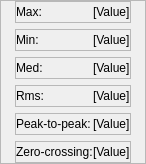
                                  <widget class="QWidget" name="page_6">
                                   <property name="geometry">
                                    <rect>
                                     <x>0</x>
                                     <y>0</y>
                                     <width>134</width>
                                     <height>156</height>
                                    </rect>
                                   </property>
                                   <attribute name="label">
                                    <string>· Summary</string>
                                   </attribute>
                                   <layout class="QVBoxLayout" name="verticalLayout_54">
                                    <property name="spacing">
                                     <number>0</number>
                                    </property>
                                    <property name="leftMargin">
                                     <number>0</number>
                                    </property>
                                    <property name="topMargin">
                                     <number>0</number>
                                    </property>
                                    <property name="rightMargin">
                                     <number>0</number>
                                    </property>
                                    <property name="bottomMargin">
                                     <number>0</number>
                                    </property>
                                    <item>
                                     <widget class="QFrame" name="frame_22">
                                      <property name="styleSheet">
                                       <string notr="true">font-size:12px;</string>
                                      </property>
                                      <property name="frameShape">
                                       <enum>QFrame::StyledPanel</enum>
                                      </property>
                                      <property name="frameShadow">
                                       <enum>QFrame::Raised</enum>
                                      </property>
                                      <layout class="QVBoxLayout" name="verticalLayout_55">
                                       <property name="spacing">
                                        <number>6</number>
                                       </property>
                                       <property name="leftMargin">
                                        <number>14</number>
                                       </property>
                                       <property name="topMargin">
                                        <number>0</number>
                                       </property>
                                       <property name="rightMargin">
                                        <number>14</number>
                                       </property>
                                       <property name="bottomMargin">
                                        <number>0</number>
                                       </property>
                                       <item>
                                        <widget class="QFrame" name="frame_34">
                                         <property name="styleSheet">
                                          <string notr="true">font-weight:1;</string>
                                         </property>
                                         <property name="frameShape">
                                          <enum>QFrame::StyledPanel</enum>
                                         </property>
                                         <property name="frameShadow">
                                          <enum>QFrame::Raised</enum>
                                         </property>
                                         <layout class="QHBoxLayout" name="horizontalLayout_24">
                                          <property name="spacing">
                                           <number>0</number>
                                          </property>
                                          <property name="leftMargin">
                                           <number>0</number>
                                          </property>
                                          <property name="topMargin">
                                           <number>0</number>
                                          </property>
                                          <property name="rightMargin">
                                           <number>0</number>
                                          </property>
                                          <property name="bottomMargin">
                                           <number>0</number>
                                          </property>
                                          <item>
                                           <widget class="QLabel" name="label_22">
                                            <property name="text">
                                             <string>Max:</string>
                                            </property>
                                           </widget>
                                          </item>
                                          <item>
                                           <spacer name="horizontalSpacer_9">
                                            <property name="orientation">
                                             <enum>Qt::Horizontal</enum>
                                            </property>
                                            <property name="sizeHint" stdset="0">
                                             <size>
                                              <width>90</width>
                                              <height>20</height>
                                             </size>
                                            </property>
                                           </spacer>
                                          </item>
                                          <item>
                                           <widget class="QLabel" name="label_23">
                                            <property name="text">
                                             <string>[Value]</string>
                                            </property>
                                           </widget>
                                          </item>
                                         </layout>
                                        </widget>
                                       </item>
                                       <item>
                                        <widget class="QFrame" name="frame_35">
                                         <property name="styleSheet">
                                          <string notr="true">font-weight:1;</string>
                                         </property>
                                         <property name="frameShape">
                                          <enum>QFrame::StyledPanel</enum>
                                         </property>
                                         <property name="frameShadow">
                                          <enum>QFrame::Raised</enum>
                                         </property>
                                         <layout class="QHBoxLayout" name="horizontalLayout_25">
                                          <property name="spacing">
                                           <number>0</number>
                                          </property>
                                          <property name="leftMargin">
                                           <number>0</number>
                                          </property>
                                          <property name="topMargin">
                                           <number>0</number>
                                          </property>
                                          <property name="rightMargin">
                                           <number>0</number>
                                          </property>
                                          <property name="bottomMargin">
                                           <number>0</number>
                                          </property>
                                          <item>
                                           <widget class="QLabel" name="label_24">
                                            <property name="text">
                                             <string>Min:</string>
                                            </property>
                                           </widget>
                                          </item>
                                          <item>
                                           <spacer name="horizontalSpacer_10">
                                            <property name="orientation">
                                             <enum>Qt::Horizontal</enum>
                                            </property>
                                            <property name="sizeHint" stdset="0">
                                             <size>
                                              <width>82</width>
                                              <height>20</height>
                                             </size>
                                            </property>
                                           </spacer>
                                          </item>
                                          <item>
                                           <widget class="QLabel" name="label_25">
                                            <property name="text">
                                             <string>[Value]</string>
                                            </property>
                                           </widget>
                                          </item>
                                         </layout>
                                        </widget>
                                       </item>
                                       <item>
                                        <widget class="QFrame" name="frame_36">
                                         <property name="styleSheet">
                                          <string notr="true">font-weight:1;</string>
                                         </property>
                                         <property name="frameShape">
                                          <enum>QFrame::StyledPanel</enum>
                                         </property>
                                         <property name="frameShadow">
                                          <enum>QFrame::Raised</enum>
                                         </property>
                                         <layout class="QHBoxLayout" name="horizontalLayout_26">
                                          <property name="spacing">
                                           <number>0</number>
                                          </property>
                                          <property name="leftMargin">
                                           <number>0</number>
                                          </property>
                                          <property name="topMargin">
                                           <number>0</number>
                                          </property>
                                          <property name="rightMargin">
                                           <number>0</number>
                                          </property>
                                          <property name="bottomMargin">
                                           <number>0</number>
                                          </property>
                                          <item>
                                           <widget class="QLabel" name="label_26">
                                            <property name="text">
                                             <string>Med:</string>
                                            </property>
                                           </widget>
                                          </item>
                                          <item>
                                           <spacer name="horizontalSpacer_11">
                                            <property name="orientation">
                                             <enum>Qt::Horizontal</enum>
                                            </property>
                                            <property name="sizeHint" stdset="0">
                                             <size>
                                              <width>82</width>
                                              <height>20</height>
                                             </size>
                                            </property>
                                           </spacer>
                                          </item>
                                          <item>
                                           <widget class="QLabel" name="label_27">
                                            <property name="text">
                                             <string>[Value]</string>
                                            </property>
                                           </widget>
                                          </item>
                                         </layout>
                                        </widget>
                                       </item>
                                       <item>
                                        <widget class="QFrame" name="frame_37">
                                         <property name="styleSheet">
                                          <string notr="true">font-weight:1;</string>
                                         </property>
                                         <property name="frameShape">
                                          <enum>QFrame::StyledPanel</enum>
                                         </property>
                                         <property name="frameShadow">
                                          <enum>QFrame::Raised</enum>
                                         </property>
                                         <layout class="QHBoxLayout" name="horizontalLayout_27">
                                          <property name="spacing">
                                           <number>0</number>
                                          </property>
                                          <property name="leftMargin">
                                           <number>0</number>
                                          </property>
                                          <property name="topMargin">
                                           <number>0</number>
                                          </property>
                                          <property name="rightMargin">
                                           <number>0</number>
                                          </property>
                                          <property name="bottomMargin">
                                           <number>0</number>
                                          </property>
                                          <item>
                                           <widget class="QLabel" name="label_28">
                                            <property name="text">
                                             <string>Rms:</string>
                                            </property>
                                           </widget>
                                          </item>
                                          <item>
                                           <spacer name="horizontalSpacer_12">
                                            <property name="orientation">
                                             <enum>Qt::Horizontal</enum>
                                            </property>
                                            <property name="sizeHint" stdset="0">
                                             <size>
                                              <width>82</width>
                                              <height>20</height>
                                             </size>
                                            </property>
                                           </spacer>
                                          </item>
                                          <item>
                                           <widget class="QLabel" name="label_29">
                                            <property name="text">
                                             <string>[Value]</string>
                                            </property>
                                           </widget>
                                          </item>
                                         </layout>
                                        </widget>
                                       </item>
                                       <item>
                                        <widget class="QFrame" name="frame_38">
                                         <property name="styleSheet">
                                          <string notr="true">font-weight:1;</string>
                                         </property>
                                         <property name="frameShape">
                                          <enum>QFrame::StyledPanel</enum>
                                         </property>
                                         <property name="frameShadow">
                                          <enum>QFrame::Raised</enum>
                                         </property>
                                         <layout class="QHBoxLayout" name="horizontalLayout_28">
                                          <property name="spacing">
                                           <number>0</number>
                                          </property>
                                          <property name="leftMargin">
                                           <number>0</number>
                                          </property>
                                          <property name="topMargin">
                                           <number>0</number>
                                          </property>
                                          <property name="rightMargin">
                                           <number>0</number>
                                          </property>
                                          <property name="bottomMargin">
                                           <number>0</number>
                                          </property>
                                          <item>
                                           <widget class="QLabel" name="label_30">
                                            <property name="text">
                                             <string>Peak-to-peak:</string>
                                            </property>
                                           </widget>
                                          </item>
                                          <item>
                                           <spacer name="horizontalSpacer_13">
                                            <property name="orientation">
                                             <enum>Qt::Horizontal</enum>
                                            </property>
                                            <property name="sizeHint" stdset="0">
                                             <size>
                                              <width>82</width>
                                              <height>20</height>
                                             </size>
                                            </property>
                                           </spacer>
                                          </item>
                                          <item>
                                           <widget class="QLabel" name="label_31">
                                            <property name="text">
                                             <string>[Value]</string>
                                            </property>
                                           </widget>
                                          </item>
                                         </layout>
                                        </widget>
                                       </item>
                                       <item>
                                        <widget class="QFrame" name="frame_39">
                                         <property name="styleSheet">
                                          <string notr="true">font-weight:1;</string>
                                         </property>
                                         <property name="frameShape">
                                          <enum>QFrame::StyledPanel</enum>
                                         </property>
                                         <property name="frameShadow">
                                          <enum>QFrame::Raised</enum>
                                         </property>
                                         <layout class="QHBoxLayout" name="horizontalLayout_29">
                                          <property name="spacing">
                                           <number>0</number>
                                          </property>
                                          <property name="leftMargin">
                                           <number>0</number>
                                          </property>
                                          <property name="topMargin">
                                           <number>0</number>
                                          </property>
                                          <property name="rightMargin">
                                           <number>0</number>
                                          </property>
                                          <property name="bottomMargin">
                                           <number>0</number>
                                          </property>
                                          <item>
                                           <widget class="QLabel" name="label_32">
                                            <property name="text">
                                             <string>Zero-crossing:</string>
                                            </property>
                                           </widget>
                                          </item>
                                          <item>
                                           <spacer name="horizontalSpacer_14">
                                            <property name="orientation">
                                             <enum>Qt::Horizontal</enum>
                                            </property>
                                            <property name="sizeHint" stdset="0">
                                             <size>
                                              <width>82</width>
                                              <height>20</height>
                                             </size>
                                            </property>
                                           </spacer>
                                          </item>
                                          <item>
                                           <widget class="QLabel" name="label_33">
                                            <property name="text">
                                             <string>[Value]</string>
                                            </property>
                                           </widget>
                                          </item>
                                         </layout>
                                        </widget>
                                       </item>
                                       <item>
                                        <spacer name="verticalSpacer_7">
                                         <property name="orientation">
                                          <enum>Qt::Vertical</enum>
                                         </property>
                                         <property name="sizeHint" stdset="0">
                                          <size>
                                           <width>20</width>
                                           <height>64</height>
                                          </size>
                                         </property>
                                        </spacer>
                                       </item>
                                      </layout>
                                     </widget>
                                    </item>
                                   </layout>
                                  </widget>
